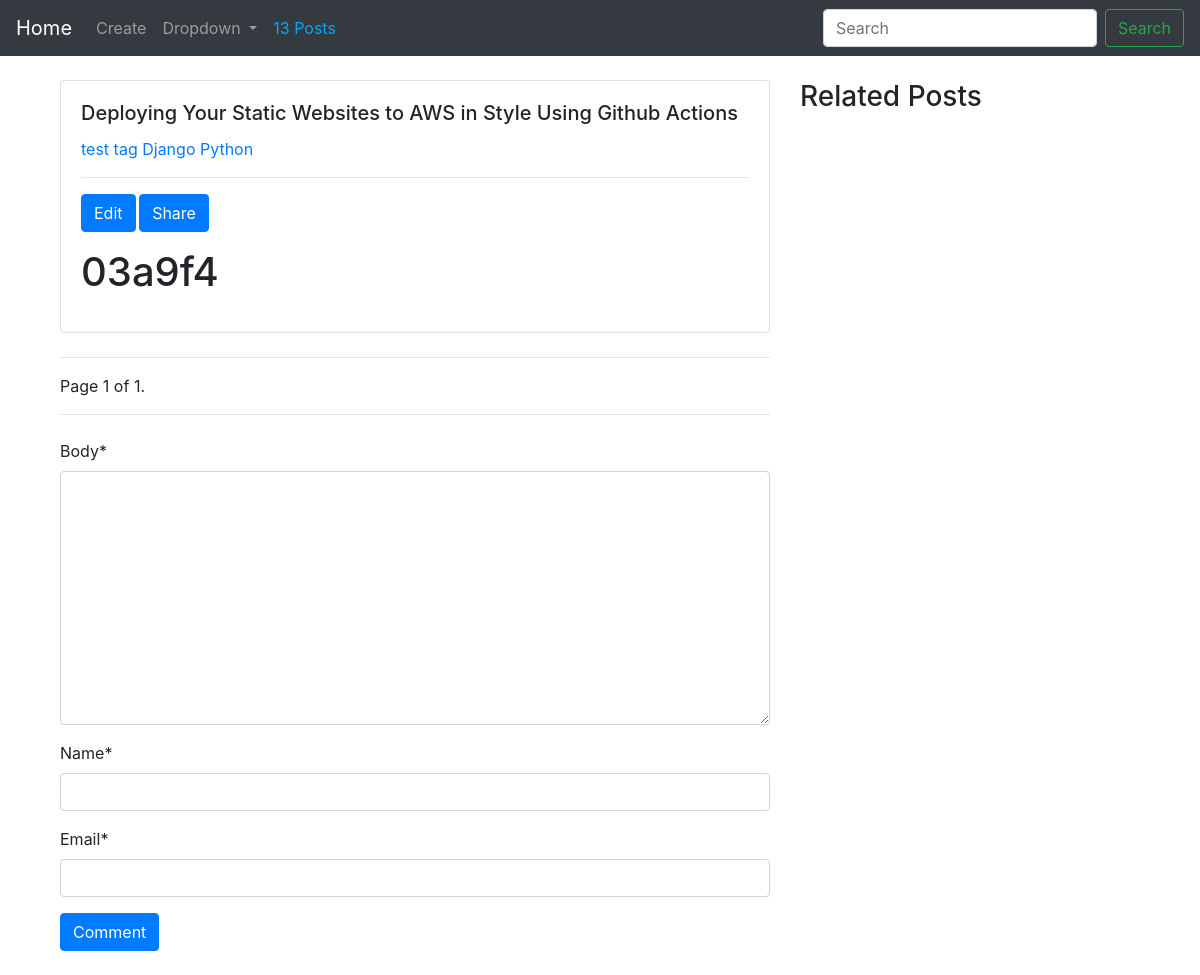
Screenshot of /detail/deploying-your-static-websites-to-aws-in-style-using-github-actions-40/ with the database file from the repository.
### blog/models.py (models this page shows, shortened)
class Post(models.Model):
  STATUS_CHOICES = (
    ('draft', 'Draft'),
    ('published', 'Published')
  )
  title = models.CharField(max_length=120)
  slug = models.SlugField(null=True, blank=True)
  author = models.ForeignKey(to=User, on_delete=models.CASCADE)
  body = models.TextField()
  publish = models.DateTimeField(default=timezone.now())
  created = models.DateTimeField(auto_now_add=True)
  updated = models.DateTimeField(auto_now=True)
  status = models.CharField(max_length=120, choices = STATUS_CHOICES)
  tag = models.ManyToManyField(to=Tag, related_name='tagged', blank=True, null=True)
  objects = models.Manager()
  published = PostModelManager()
  class Meta:
    ordering = ['-created']
  def get_comments(self):
    return Comment.actives.filter(post=self)
  def get_tags(self):
    return self.tag.all()

class Tag(models.Model):
  tag = models.CharField(max_length=120)
  created = models.DateTimeField(auto_now_add=True)
  updated = models.DateTimeField(auto_now=True)
  def __str__(self):
    return self.tag

### blog/views.py (the view, shortened to what this page needs)
# urls.py: path('detail/<slug:slug>/',PostDetailView.as_view(), name='detail'),
class PostDetailView(DetailView, FormView):
  model = Post
  template_name = 'post_detail.html'
  form_class = CommentForm
  paginate_by = 1
  def get_context_data(self, **kwargs):
    context = super(PostDetailView, self).get_context_data( **kwargs)
    post = self.get_object()
    context['comments'] = post.get_comments() #Comment.actives.all()
    paginator = Paginator(context['comments'], 3) # Show 1 contacts per page.
    page_number = self.request.GET.get('page')
    context['page_obj'] = paginator.get_page(page_number)
    return context

### blog/forms.py
class CommentForm(forms.ModelForm):
  class Meta:
    model = Comment
    fields = ['body', 'name', 'email']

### blog/models.py (called while the page is built)
  def get_queryset(self):
    qs = super(PostModelManager, self).get_queryset()
    return qs.filter(status='published')

  def get_queryset(self):
    qs = super(CommentManager, self).get_queryset()
    return qs.filter(active=True)

### blog/templatetags/blog_tags.py (called while the page is built)
@register.simple_tag
def total_posts():
  return Post.published.count()

@register.filter(name='markdown')
def markdown_format(text):
  return mark_safe(markdown(text))

### blog/templates/post_detail.html (shortened to what this page needs)
{% extends 'base.html' %}
{% load blog_tags %}
{% load crispy_forms_tags %}
{% block content %}
<div class="container">
  <div class="row">
    <div class="col-md-8">
      <div class="card mt-4" >
        <div class="card-body">
          <h5 class="card-title">{{post.title}}</h5>
          {% for tag in post.get_tags %}
          <a href="{% url 'post:tag' %}?tag={{tag}}">{{tag}}</a>
          {% endfor %}  <hr>
          <small class="mt-2">
            <a href="{% url 'post:update' post.slug %}" class="btn btn-primary">Edit</a>
            <a href="{% url 'post:share' post.slug %}" class="btn btn-primary">Share</a>
          </small>
          <p class="card-text">{{post.body|markdown}}</p>
        </div>
      </div>
      <hr class="mt-4">
      {% include 'pagination.html' %}
      <hr>
      <form action="" method="post" class="mt-4 mb-4"> {% csrf_token %}
        {{form|crispy}}
        <button type="submit" class="btn btn-primary">Comment</button>
      </form>
        </div>
      <div class="col-md-4 mt-4">
        <h3>Related Posts</h3>
      </div>
  </div>
</div>
{% endblock content %}

### rows the page displays
Post: title "Deploying Your Static Websites to AWS in Style Using Github Actions", body "03a9f4"
Tag: tag "test"
Tag: tag "tag"
Tag: tag "Django"
Tag: tag "Python"

### other values shown
{{ page_obj.number }} "1"
{{ page_obj.paginator.num_pages }} "1"
